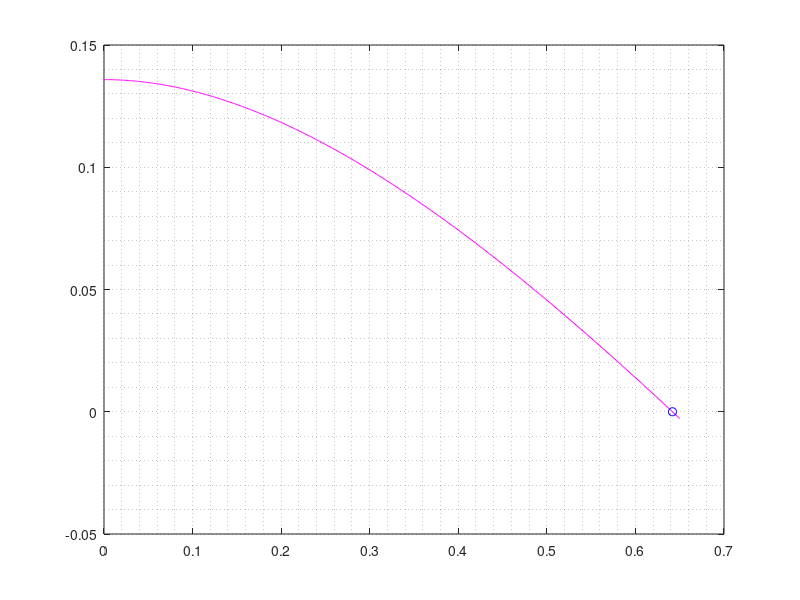

Write the MATLAB code that produced this figure.
close all
clear all

relerr = 1E-15;

g = 28.4; % gamma factor
P = rand; %rand;
a = 0.65;
k = @(x) 1.0;%2.0768 - 16.945./x;
f = @(r,a,g,P) exp(-k(g)*r).*(1+r.*k(g)) + (1-exp(-k(g).*a).*(1+a.*k(g))).*P - 1;


%%
% 
% r = linspace(0,a,500);
% fig = figure;
% plot(r,f(r,a,g,P),'b')
% grid minor
% 
% ro = 0;
% rn = a;
% 
% for ii=1:10
%     fo = f(ro,a,g,P);
%     fn = f(rn,a,g,P);
%     
%     figure(fig)
%     hold on;
%     plot([ro rn],[fo fn],'ro-','MarkerFaceColor',[0.5,0,0]);
%     hold off
%     
%     rt = rn;
%     rn = rn - fn*(rn - ro)/(fn - fo);
%     
%     figure(fig)
%     hold on;
%     plot(rn,0,'go','MarkerFaceColor',[0,0.5,0]);
%     hold off
%     
%     ro = rt;
% end
% 
% figure(fig)
% hold on;
% plot(rn,fn,'mo','MarkerFaceColor',[1,0,1]);
% hold off

%%
rl = 0;
rm = 0;
rr = a;

fl = f(rl,a,g,P);
fr = f(rr,a,g,P);

err = abs(fr - fl)

while (err > relerr)    
    rm = 0.5*(rr-rl)+rl;
    fm = f(rm,a,g,P);
    
    if (sign(fr) == sign(fl))
        R = [rl rr];
        F = [fl fr];
        [~,I] = min(F);
        disp(['r=' num2str(R(I))])
        break
    end
    
    if (sign(fm) == sign(fr))
        rr = rm;
    else
        rl = rm;
    end
    
    fl = f(rl,a,g,P);
    fr = f(rr,a,g,P);
    err = abs(fr - fl)
end

r = linspace(0,a,500);
plot(r,f(r,a,g,P),'m',rm,fm,'ob');
grid minor;box on;